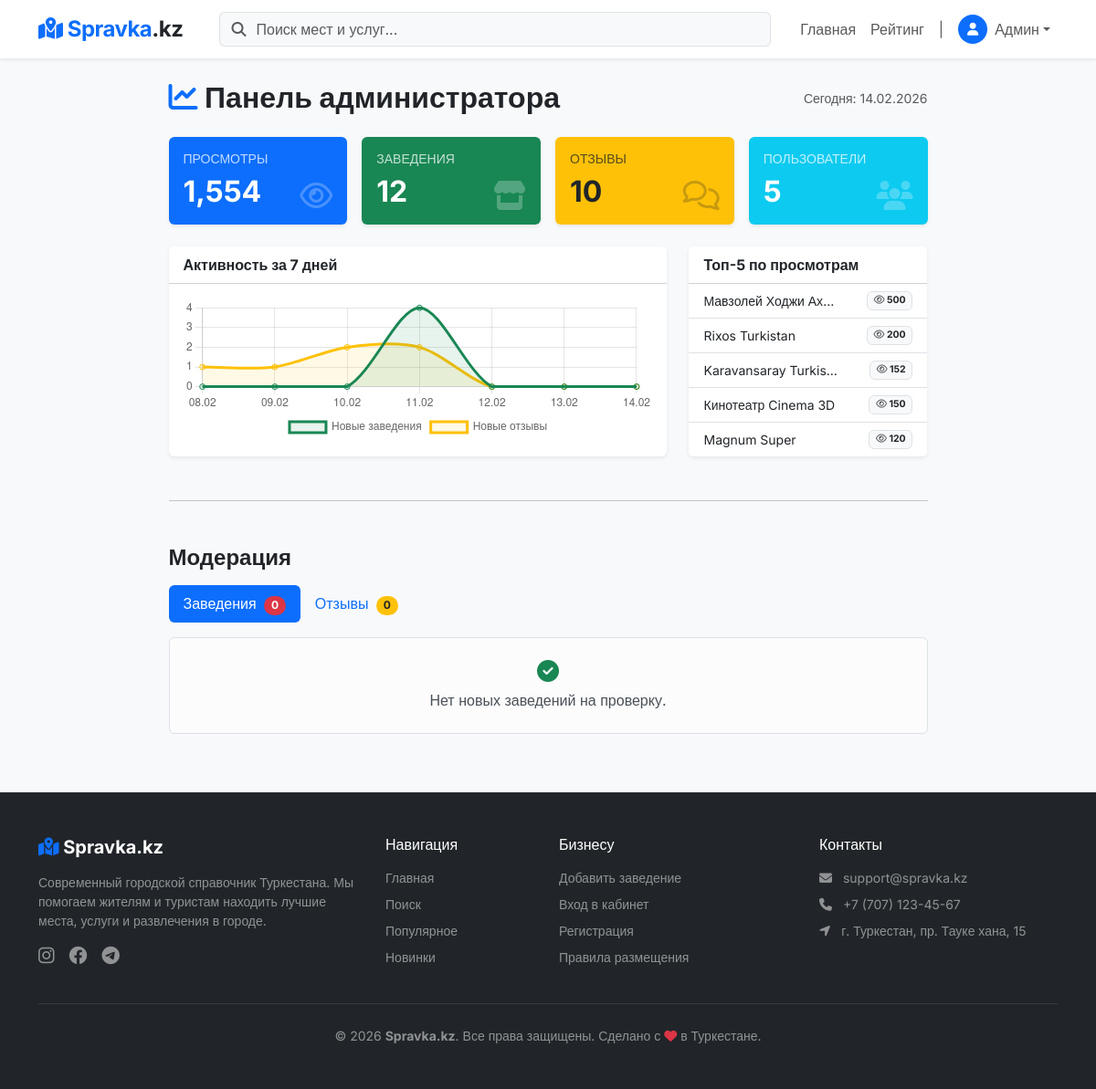
Screenshot of /admin.php (signed in) with the database file from the repository.
### tables this page shows
CREATE TABLE `post` (
  `post_id` int(11) NOT NULL,
  `title` varchar(255) NOT NULL COMMENT 'Название',
  `psevdonim` text NOT NULL,
  `slug` varchar(255) NOT NULL,
  `description` text DEFAULT NULL COMMENT 'Описание',
  `address` text NOT NULL COMMENT 'Адрес',
  `worktime` longtext DEFAULT NULL CHECK (json_valid(`worktime`)),
  `photo` varchar(255) DEFAULT 'uploads/default.jpg' COMMENT 'главное фото',
  `views` int(11) DEFAULT 0 COMMENT 'Количество просмотров',
  `created_at` datetime DEFAULT current_timestamp() COMMENT 'Создан',
  `updated_at` datetime DEFAULT current_timestamp() ON UPDATE current_timestamp() COMMENT 'Изменен',
  `status` tinyint(1) NOT NULL DEFAULT 1 COMMENT '0 - модерация/черновик, 1 - опубликовано, 2 - удален',
  `rating_avg` decimal(3,2) DEFAULT 0.00 COMMENT 'Рейтинг',
  `rating_count` int(11) DEFAULT 0 COMMENT 'Количество оценок',
  `owner_id` int(11) DEFAULT 2 COMMENT 'ID владельца (users.user_id)',
  `attributes` longtext DEFAULT NULL COMMENT 'Специфичные характеристики (JSON)' CHECK (json_valid(`attributes`)),
  `contacts` longtext DEFAULT NULL COMMENT 'Контакты и соцсети (JSON)' CHECK (json_valid(`contacts`))
);

### back/functions.php (called while the page is built, shortened)
<?php
function is_logged_in() {
    return isset($_SESSION['user_id']);
}
function h($str) {
    return htmlspecialchars($str, ENT_QUOTES, 'UTF-8');
}
?>

### admin.php (the view, shortened to what this page needs)
<?php
require_once 'back/functions.php';
require_once 'templates/header.php';
$stats = [
    'users' => $pdo->query("SELECT COUNT(*) FROM users")->fetchColumn(),
    'posts' => $pdo->query("SELECT COUNT(*) FROM post")->fetchColumn(),
    'comments' => $pdo->query("SELECT COUNT(*) FROM comments")->fetchColumn(),
    'views' => $pdo->query("SELECT SUM(views) FROM post")->fetchColumn() ?: 0,
];
$chartPosts = $pdo->query("
    SELECT DATE(created_at) as date, COUNT(*) as count
    FROM post
    WHERE created_at >= DATE_SUB(NOW(), INTERVAL 7 DAY)
    GROUP BY DATE(created_at)
")->fetchAll(PDO::FETCH_KEY_PAIR);
$chartComments = $pdo->query("
    SELECT DATE(created_at) as date, COUNT(*) as count
    FROM comments
    WHERE created_at >= DATE_SUB(NOW(), INTERVAL 7 DAY)
    GROUP BY DATE(created_at)
")->fetchAll(PDO::FETCH_KEY_PAIR);
$dates = [];
$dataPosts = [];
$dataComments = [];
for ($i = 6; $i >= 0; $i--) {
    $d = date('Y-m-d', strtotime("-$i days"));
    $dates[] = date('d.m', strtotime($d));
    $dataPosts[] = $chartPosts[$d] ?? 0;
    $dataComments[] = $chartComments[$d] ?? 0;
}
$topPosts = $pdo->query("SELECT title, views, rating_avg FROM post ORDER BY views DESC LIMIT 5")->fetchAll();
$pendingPosts = $pdo->query("SELECT * FROM post WHERE status = 0 ORDER BY created_at DESC")->fetchAll();
$pendingComments = $pdo->query("
    SELECT c.*, u.user_name, p.title as post_title
    FROM comments c
    JOIN users u ON c.user_id = u.user_id
    JOIN post p ON c.post_id = p.post_id
    WHERE c.is_approved = 0
    ORDER BY c.created_at DESC
")->fetchAll();
?>
<div class="col-md-9 mx-auto mb-5">
    <div class="d-flex justify-content-between align-items-center mb-4">
        <h2 class="fw-bold mb-0"><i class="fa-solid fa-chart-line text-primary"></i> Панель администратора</h2>
        <span class="text-muted small">Сегодня: <?= date('d.m.Y') ?></span>
    </div>
    <div class="row g-3 mb-4">
        <div class="col-md-3 col-6">
            <div class="card border-0 shadow-sm bg-primary text-white h-100">
                <div class="card-body">
                    <h6 class="text-uppercase opacity-75 small">Просмотры</h6>
                    <h2 class="fw-bold mb-0"><?= number_format($stats['views']) ?></h2>
                    <i class="fa-regular fa-eye position-absolute end-0 bottom-0 m-3 opacity-25 fa-2x"></i>
                </div>
            </div>
        </div>
        <div class="col-md-3 col-6">
            <div class="card border-0 shadow-sm bg-success text-white h-100">
                <div class="card-body">
                    <h6 class="text-uppercase opacity-75 small">Заведения</h6>
                    <h2 class="fw-bold mb-0"><?= $stats['posts'] ?></h2>
                    <i class="fa-solid fa-store position-absolute end-0 bottom-0 m-3 opacity-25 fa-2x"></i>
                </div>
            </div>
        </div>
        <div class="col-md-3 col-6">
            <div class="card border-0 shadow-sm bg-warning text-dark h-100">
                <div class="card-body">
                    <h6 class="text-uppercase opacity-75 small">Отзывы</h6>
                    <h2 class="fw-bold mb-0"><?= $stats['comments'] ?></h2>
                    <i class="fa-regular fa-comments position-absolute end-0 bottom-0 m-3 opacity-25 fa-2x"></i>
                </div>
            </div>
        </div>
        <div class="col-md-3 col-6">
            <div class="card border-0 shadow-sm bg-info text-white h-100">
                <div class="card-body">
                    <h6 class="text-uppercase opacity-75 small">Пользователи</h6>
                    <h2 class="fw-bold mb-0"><?= $stats['users'] ?></h2>
                    <i class="fa-solid fa-users position-absolute end-0 bottom-0 m-3 opacity-25 fa-2x"></i>
                </div>
            </div>
        </div>
    </div>
    <div class="row mb-5">
        <div class="col-lg-8 mb-4 mb-lg-0">
            <div class="card border-0 shadow-sm h-100">
                <div class="card-header bg-white fw-bold">Активность за 7 дней</div>
                <div class="card-body">
                    <canvas id="activityChart" height="120"></canvas>
                </div>
            </div>
        </div>
        <div class="col-lg-4">
            <div class="card border-0 shadow-sm h-100">
                <div class="card-header bg-white fw-bold">Топ-5 по просмотрам</div>
                <ul class="list-group list-group-flush small">
                    <?php foreach($topPosts as $p): ?>
                        <li class="list-group-item d-flex justify-content-between align-items-center px-3 py-2">
                            <span class="text-truncate" style="max-width: 150px;" title="<?= h($p['title']) ?>">
                                <?= h($p['title']) ?>
                            </span>
                            <span class="badge bg-light text-dark border">
                                <i class="fa-regular fa-eye text-muted"></i> <?= $p['views'] ?>
                            </span>
                        </li>
                    <?php endforeach; ?>
                </ul>
            </div>
        </div>
    </div>
    <hr class="my-5">
    <h4 class="fw-bold mb-3">Модерация</h4>
    <ul class="nav nav-pills mb-3" id="adminTab" role="tablist">
        <li class="nav-item">
            <button class="nav-link active" id="posts-tab" data-bs-toggle="tab" data-bs-target="#posts" type="button">
                Заведения <span class="badge bg-danger rounded-pill ms-1"><?= count($pendingPosts) ?></span>
            </button>
        </li>
        <li class="nav-item">
            <button class="nav-link" id="comments-tab" data-bs-toggle="tab" data-bs-target="#comments" type="button">
                Отзывы <span class="badge bg-warning text-dark rounded-pill ms-1"><?= count($pendingComments) ?></span>
            </button>
        </li>
    </ul>
    <div class="tab-content" id="adminTabContent">
        <div class="tab-pane fade show active" id="posts">
            <?php if(empty($pendingPosts)): ?>
                <div class="alert alert-light border text-center py-4">
                    <i class="fa-solid fa-check-circle text-success mb-2 fs-4"></i>
                    <p class="mb-0">Нет новых заведений на проверку.</p>
                </div>
            <?php endif; ?>
        </div>
    </div>
</div>
<script>
    const ctx = document.getElementById('activityChart');
    new Chart(ctx, {
        type: 'line',
        data: {
            labels: <?= json_encode($dates) ?>,
            datasets: [{
                label: 'Новые заведения',
                data: <?= json_encode($dataPosts) ?>,
                borderColor: '#198754', // success color
                backgroundColor: 'rgba(25, 135, 84, 0.1)',
                tension: 0.3,
                fill: true
            }, {
                label: 'Новые отзывы',
                data: <?= json_encode($dataComments) ?>,
                borderColor: '#ffc107', // warning color
                backgroundColor: 'rgba(255, 193, 7, 0.1)',
                tension: 0.3,
                fill: true
            }]
        },
        options: {
            responsive: true,
            maintainAspectRatio: false,
            plugins: {
                legend: { position: 'bottom' }
            },
            scales: {
                y: { beginAtZero: true, ticks: { precision: 0 } }
            }
        }
    });
</script>
<?php require_once 'templates/footer.php'; ?>

### templates/header.php (shortened to what this page needs)
<?php
require_once __DIR__ . '/../back/functions.php';
?>
<!DOCTYPE html>
<html lang="ru" class="h-100">
<head>
    <link href="https://cdn.jsdelivr.net/npm/bootstrap@5.3.0/dist/css/bootstrap.min.css" rel="stylesheet">
    <link rel="stylesheet" href="https://cdnjs.cloudflare.com/ajax/libs/font-awesome/6.4.0/css/all.min.css">
    <link rel="stylesheet" href="assets/style.css">
</head>
<body class="d-flex flex-column h-100">
<nav class="navbar navbar-expand-lg navbar-light bg-white shadow-sm sticky-top mb-4">
    <div class="container">
        <a class="navbar-brand text-primary fs-4" href="index.php">
            <i class="fa-solid fa-map-location-dot"></i> Spravka<span class="text-dark">.kz</span>
        </a>
        <div class="collapse navbar-collapse" id="navbarContent">
            <form class="d-flex mx-lg-4 my-2 my-lg-0 flex-grow-1" action="search.php" method="GET">
                <div class="input-group">
                    <span class="input-group-text bg-light border-end-0 text-muted"><i class="fa-solid fa-search"></i></span>
                    <input class="form-control bg-light border-start-0 ps-0" type="search" name="q" placeholder="Поиск мест и услуг..." aria-label="Search" value="<?= isset($_GET['q']) ? h($_GET['q']) : '' ?>">
                </div>
            </form>
            <ul class="navbar-nav ms-auto mb-2 mb-lg-0 align-items-lg-center">
                <li class="nav-item">
                    <a class="nav-link" href="index.php">Главная</a>
                </li>
                <li class="nav-item">
                    <a class="nav-link" href="search.php?sort=rating">Рейтинг</a>
                </li>
                <li class="nav-item d-none d-lg-block mx-2 text-muted">|</li>
                <?php if (is_logged_in()): ?>
                    <li class="nav-item dropdown">
                        <a class="nav-link dropdown-toggle d-flex align-items-center" href="#" id="userDropdown" role="button" data-bs-toggle="dropdown" aria-expanded="false">
                            <div class="bg-primary text-white rounded-circle d-flex justify-content-center align-items-center me-2 avatar-small">
                                <i class="fa-solid fa-user small"></i>
                            </div>
                            <span class="fw-medium"><?= h($_SESSION['user_name'] ?? $_SESSION['user_login']) ?></span>
                        </a>
                    </li>
                <?php endif; ?>
            </ul>
        </div>
    </div>
</nav>
<div class="container flex-shrink-0">
    <div class="row">

### templates/footer.php (shortened to what this page needs)
</div> </div> <footer class="footer mt-auto py-5 bg-dark text-white-50">
    <div class="container">
        <div class="row gy-4">
            <div class="col-lg-4 col-md-6">
                <h5 class="text-white mb-3 fw-bold"><i class="fa-solid fa-map-location-dot text-primary"></i> Spravka.kz</h5>
                <p class="small">
                    Современный городской справочник Туркестана. Мы помогаем жителям и туристам находить лучшие места, услуги и развлечения в городе.
                </p>
                <div class="d-flex gap-3 mt-3">
                    <a href="#" class="text-white-50 hover-white"><i class="fa-brands fa-instagram fa-lg"></i></a>
                    <a href="#" class="text-white-50 hover-white"><i class="fa-brands fa-facebook fa-lg"></i></a>
                    <a href="#" class="text-white-50 hover-white"><i class="fa-brands fa-telegram fa-lg"></i></a>
                </div>
            </div>
            <div class="col-lg-2 col-md-6">
                <h6 class="text-white mb-3">Навигация</h6>
                <ul class="list-unstyled small">
                    <li class="mb-2"><a href="index.php" class="text-decoration-none text-white-50 hover-white">Главная</a></li>
                    <li class="mb-2"><a href="search.php" class="text-decoration-none text-white-50 hover-white">Поиск</a></li>
                    <li class="mb-2"><a href="search.php?sort=rating" class="text-decoration-none text-white-50 hover-white">Популярное</a></li>
                    <li class="mb-2"><a href="search.php?sort=date" class="text-decoration-none text-white-50 hover-white">Новинки</a></li>
                </ul>
            </div>
            <div class="col-lg-3 col-md-6">
                <h6 class="text-white mb-3">Бизнесу</h6>
                <ul class="list-unstyled small">
                    <li class="mb-2"><a href="add.php" class="text-decoration-none text-white-50 hover-white">Добавить заведение</a></li>
                    <li class="mb-2"><a href="login.php" class="text-decoration-none text-white-50 hover-white">Вход в кабинет</a></li>
                    <li class="mb-2"><a href="register.php" class="text-decoration-none text-white-50 hover-white">Регистрация</a></li>
                    <li class="mb-2"><a href="#" class="text-decoration-none text-white-50 hover-white">Правила размещения</a></li>
                </ul>
            </div>
            <div class="col-lg-3 col-md-6">
                <h6 class="text-white mb-3">Контакты</h6>
                <ul class="list-unstyled small">
                    <li class="mb-2"><i class="fa-solid fa-envelope me-2"></i> support@spravka.kz</li>
                    <li class="mb-2"><i class="fa-solid fa-phone me-2"></i> +7 (707) 123-45-67</li>
                    <li class="mb-2"><i class="fa-solid fa-location-arrow me-2"></i> г. Туркестан, пр. Тауке хана, 15</li>
                </ul>
            </div>
        </div>
        <hr class="my-4 border-secondary">
        <div class="text-center small">
            &copy; <?= date('Y') ?> <strong>Spravka.kz</strong>. Все права защищены.
            Сделано с <i class="fa-solid fa-heart text-danger"></i> в Туркестане.
        </div>
    </div>
</footer>
</body>
</html>

### assets/style.css (style rules this page uses)
body { background-color: #f4f7f6; font-family: 'Segoe UI', Tahoma, Geneva, Verdana, sans-serif; }
.navbar { box-shadow: 0 2px 4px rgba(0,0,0,0.1); }

### templates/header.php (style rules this page uses)
body { font-family: 'Inter', sans-serif; background-color: #f8f9fa; }
.navbar-brand { font-weight: 700; letter-spacing: -0.5px; }
.avatar-small { width: 32px; height: 32px; object-fit: cover; border-radius: 50%; }

### rows the page displays
post: title "Мавзолей Ходжи Ах…", views "500"
post: title "Rixos Turkistan", views "200"
post: title "Karavansaray Turkis…", views "152"
post: title "Кинотеатр Cinema 3D", views "150"
post: title "Magnum Super", views "120"

### other values shown
$_SESSION['user_name'] "Админ"
$stats['views'] "1,554"
$stats['posts'] "12"
$stats['comments'] "10"
$stats['users'] "5"
count($pendingPosts) "0"
count($pendingComments) "0"
chart data {{ json_encode($dates) }} ["08.02","09.02","10.02","11.02","12.02","13.02","14.02"]
chart data {{ json_encode($dataPosts) }} [0,0,0,4,0,0,0]
chart data {{ json_encode($dataComments) }} [1,1,2,2,0,0,0]
